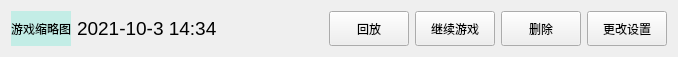
<?xml version="1.0" encoding="UTF-8"?>
<ui version="4.0">
 <class>saveItem</class>
 <widget class="QWidget" name="saveItem">
  <property name="geometry">
   <rect>
    <x>0</x>
    <y>0</y>
    <width>678</width>
    <height>49</height>
   </rect>
  </property>
  <property name="windowTitle">
   <string>Form</string>
  </property>
  <layout class="QHBoxLayout" name="horizontalLayout">
   <item>
    <widget class="QLabel" name="saveItem_gameImg_label">
     <property name="minimumSize">
      <size>
       <width>50</width>
       <height>0</height>
      </size>
     </property>
     <property name="styleSheet">
      <string notr="true">background-color: rgb(195, 237, 230);</string>
     </property>
     <property name="text">
      <string>游戏缩略图</string>
     </property>
    </widget>
   </item>
   <item>
    <widget class="QLabel" name="saveItem_lastTime_label">
     <property name="font">
      <font>
       <pointsize>14</pointsize>
      </font>
     </property>
     <property name="text">
      <string>2021-10-3 14:34</string>
     </property>
    </widget>
   </item>
   <item>
    <spacer name="horizontalSpacer">
     <property name="orientation">
      <enum>Qt::Horizontal</enum>
     </property>
     <property name="sizeHint" stdset="0">
      <size>
       <width>40</width>
       <height>20</height>
      </size>
     </property>
    </spacer>
   </item>
   <item>
    <widget class="QPushButton" name="saveItem_review_button">
     <property name="minimumSize">
      <size>
       <width>40</width>
       <height>35</height>
      </size>
     </property>
     <property name="text">
      <string>回放</string>
     </property>
    </widget>
   </item>
   <item>
    <widget class="QPushButton" name="saveItem_continuePlay_button">
     <property name="minimumSize">
      <size>
       <width>0</width>
       <height>35</height>
      </size>
     </property>
     <property name="text">
      <string>继续游戏</string>
     </property>
    </widget>
   </item>
   <item>
    <widget class="QPushButton" name="saveItem_delete_button">
     <property name="minimumSize">
      <size>
       <width>0</width>
       <height>35</height>
      </size>
     </property>
     <property name="text">
      <string>删除</string>
     </property>
    </widget>
   </item>
   <item>
    <widget class="QPushButton" name="saveItem_reSet_button">
     <property name="minimumSize">
      <size>
       <width>0</width>
       <height>35</height>
      </size>
     </property>
     <property name="text">
      <string>更改设置</string>
     </property>
    </widget>
   </item>
  </layout>
 </widget>
 <resources/>
 <connections/>
</ui>
